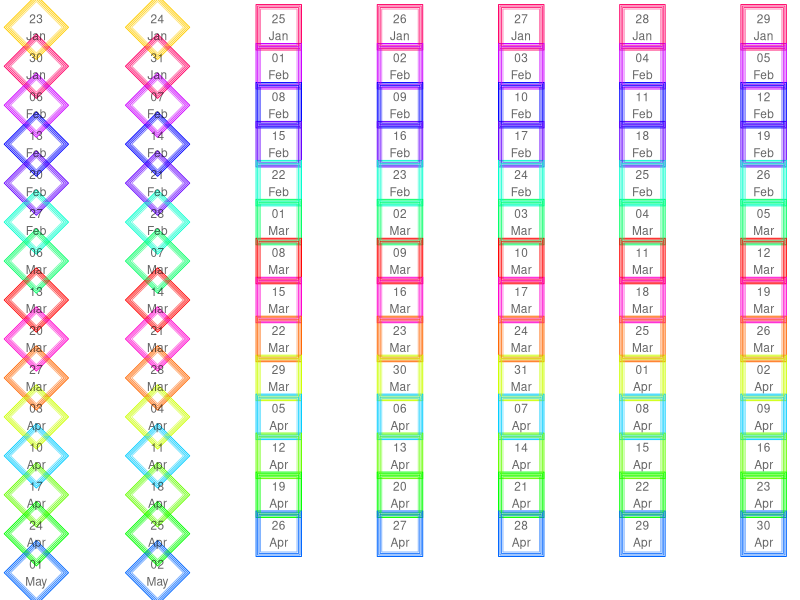
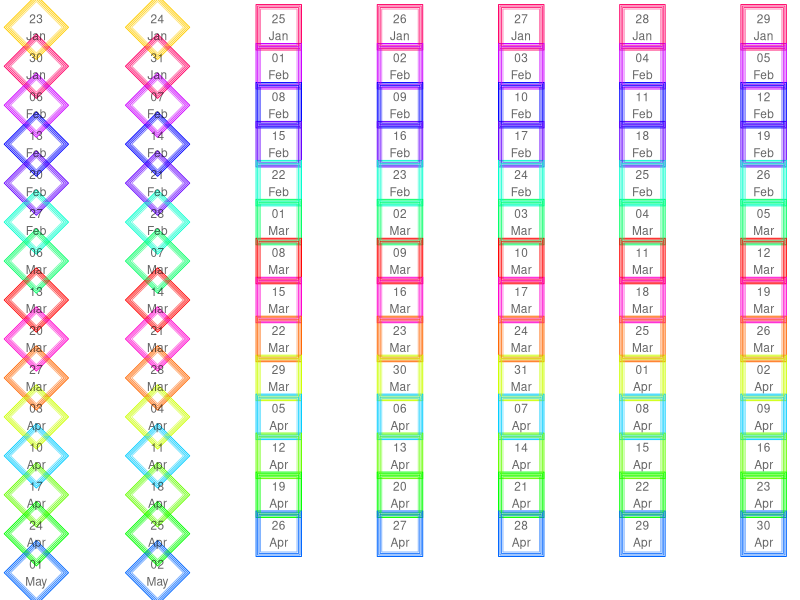

Write the R code that produced these figures, in order.
library(tidyverse)

dates <- seq(as.Date('2021-01-23'),
             as.Date('2021-01-23') + 99,
             by = 1)
xs <- rep(1:7, 20)
ys <- rep(15:1, each = 7)
xs <- xs[1:100]
ys <- ys[1:length(xs)]

df <- tibble(
  date = dates,
  x = xs,
  y = ys
) %>%
  mutate(dow = weekdays(dates)) %>%
  mutate(type = ifelse(dow %in% c('Saturday', 'Sunday'), 'Weekend', 'Weekday')) %>%
  mutate(dummy = as.numeric(dow == 'Monday')) %>%
  mutate(cs = cumsum(dummy))
cols <- rainbow(length(unique(df$cs)))
cols <- sample(cols, size = length(cols))
ggplot(data = df,
       aes(x = x,
           y = y,
           pch = type)) +
  geom_point(size = 15,
             aes(color = cs)) +
  geom_point(size = 14,
             aes(color = cs),
             alpha = 0.8) +
  geom_point(size = 13,
             aes(color = cs),
             alpha = 0.8) +
  geom_point(size = 12,
             aes(color = cs),
             alpha = 0.5) +
  theme_void() +
  scale_shape_manual(name = '',
                     values = c(0, 5)) +
  scale_colour_gradientn(colors = cols) +
  theme(legend.position = 'none') +
  geom_text(aes(label = format(date, '%d\n%b')),
            alpha = 0.6,
            size = 3) #+
  # geom_point(data = df %>% filter(type == 'Weekend'),
  #            size = 16,
  #            color = 'black') +
  # geom_point(data = df %>% filter(type == 'Weekend'),
  #            size = 17,
  #            color = 'black') 
ggsave('~/Desktop/calendar.png', height = 13, width = 10)

